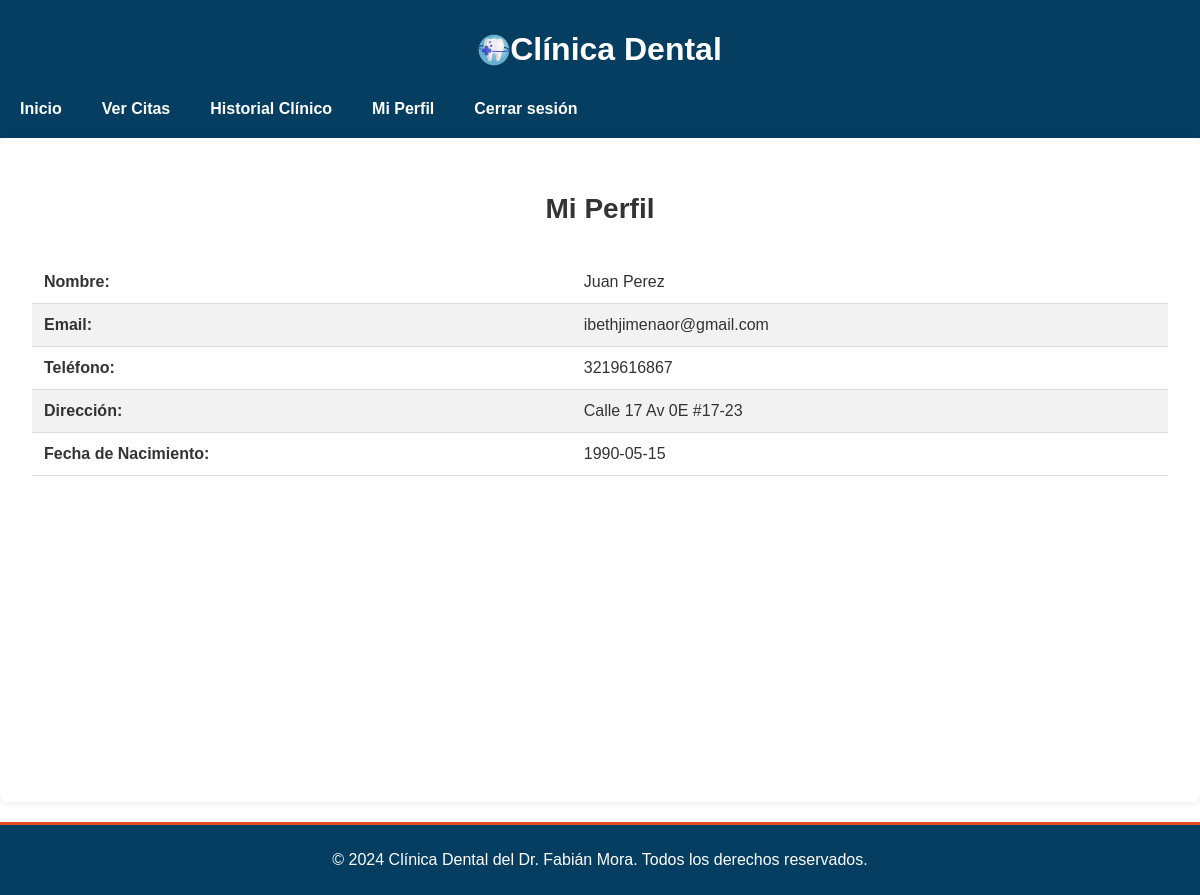
Page /Pacientes/perfil.php (signed in) on the committed database.
### tables this page shows
CREATE TABLE `usuarios` (
  `id` int(11) NOT NULL,
  `nombre` varchar(100) NOT NULL,
  `email` varchar(100) NOT NULL,
  `contrasena` varchar(255) NOT NULL,
  `rol` enum('paciente','doctor','administrador') NOT NULL,
  `fecha_creacion` timestamp NOT NULL DEFAULT current_timestamp(),
  `direccion` varchar(255) NOT NULL,
  `telefono` varchar(255) NOT NULL,
  `fecha_nacimiento` date DEFAULT NULL
);

CREATE TABLE `pacientes` (
  `id` int(11) NOT NULL,
  `usuario_id` int(11) DEFAULT NULL,
  `fecha_nacimiento` date DEFAULT NULL,
  `direccion` varchar(255) DEFAULT NULL,
  `telefono` varchar(20) DEFAULT NULL,
  `nombre` varchar(255) NOT NULL,
  `email` varchar(255) DEFAULT NULL
);

### Pacientes/perfil.php (the view, shortened to what this page needs)
<?php
require '../Conexion/conexion.php';
try {
    $stmt = $pdo->prepare('SELECT * FROM pacientes WHERE usuario_id = :usuario_id');
    $stmt->execute(['usuario_id' => $_SESSION['usuario_id']]);
    $paciente = $stmt->fetch(PDO::FETCH_ASSOC);
    $stmt = $pdo->prepare('SELECT * FROM usuarios WHERE id = :id');
    $stmt->execute(['id' => $_SESSION['usuario_id']]);
    $usuario = $stmt->fetch(PDO::FETCH_ASSOC);
} catch (PDOException $e) {
    $error = 'Error en la consulta: ' . $e->getMessage();
} catch (Exception $e) {
    $error = 'Error: ' . $e->getMessage();
}
?>
<!DOCTYPE html>
<html lang="es">
<head>
    <link rel="stylesheet" href="/css/styles.css">
</head>
<body>
    <header class="header">
        <div class="container">
            <h1 class="logo">
                <img src="/Imagenes/odontologia.png" alt="Logo de Clínica Dental">
                Clínica Dental
            </h1>
            <nav class="nav">
                <a href="principal_pacientes.php" class="nav-link">Inicio</a>
                <a href="ver_citas.php" class="nav-link">Ver Citas</a>
                <a href="ver_historial.php" class="nav-link">Historial Clínico</a>
                <a href="perfil.php" class="nav-link">Mi Perfil</a>
                <a href="../logout.php" class="nav-link">Cerrar sesión</a>
            </nav>
        </div>
    </header>
    <main>
        <section class="container-principal">
            <h2>Mi Perfil</h2>
            <table class="table">
                <tbody>
                    <tr>
                        <th>Nombre:</th>
                        <td><?php echo htmlspecialchars($usuario['nombre']); ?></td>
                    </tr>
                    <tr>
                        <th>Email:</th>
                        <td><?php echo htmlspecialchars($usuario['email']); ?></td>
                    </tr>
                    <tr>
                        <th>Teléfono:</th>
                        <td><?php echo htmlspecialchars($paciente['telefono']); ?></td>
                    </tr>
                    <tr>
                        <th>Dirección:</th>
                        <td><?php echo htmlspecialchars($paciente['direccion']); ?></td>
                    </tr>
                    <tr>
                        <th>Fecha de Nacimiento:</th>
                        <td><?php echo htmlspecialchars($paciente['fecha_nacimiento']); ?></td>
                    </tr>
                </tbody>
            </table>
        </section>
    </main>
    <footer class="footer">
        <div class="container">
            <p>&copy; 2024 Clínica Dental del Dr. Fabián Mora. Todos los derechos reservados.</p>
        </div>
    </footer>
</body>
</html>

### css/styles.css (style rules this page uses)
body { font-family: 'Arial', sans-serif; margin: 0; padding: 0; }
.header { background: #063e61; color: #fff; padding: 10px 0; justify-content: center; }
.header .logo { display: flex; align-items: center; justify-content: center; }
.header .logo img { max-width: 120px; height: auto; }
.nav { display: flex; justify-content: left; }
.nav .nav-link { text-decoration: none; color: #fff; padding: 10px 20px; display: block; font-weight: bold; transition: background 0.3s, color 0.3s; }
body { font-family: 'Arial', sans-serif; color: #333; margin: 0; padding: 0; }
footer { background: #063e61; color: #ffffff; text-align: center; padding: 10px 0; margin-top: 20px; border-top: #e8491d 3px solid; }
.table { width: 100%; height: 100%; border-collapse: collapse; margin-top: 20px; }
.table th, .table td { padding: 12px; text-align: left; border-bottom: 1px solid #ddd; }
.table th { background-color: none; color: #333; font-weight: bold; }
.table tr:nth-child(even) { background-color: #f2f2f2; }
.container-principal { padding: 2rem; max-width: 1200px; margin: 0 auto; background-color: #ffffff; border-radius: 8px; box-shadow: 0 0 10px rgba(0, 0, 0, 0.1); position: relative; min-height: 600px; display: flex; flex-direction: column; }
h2 { font-size: 1.75rem; color: #333; margin-bottom: 1rem; text-align: center; }

### rows in the picture
usuarios: nombre "Juan Perez", email "ibethjimenaor@gmail.com"
pacientes: telefono "3219616867", direccion "Calle 17 Av 0E #17-23", fecha_nacimiento "1990-05-15"
